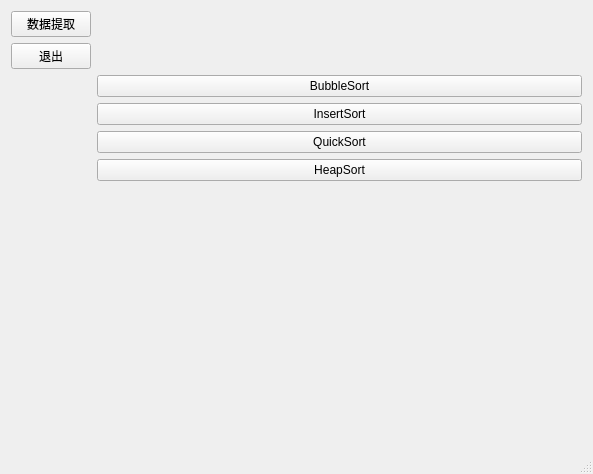
<?xml version="1.0" encoding="UTF-8"?>
<ui version="4.0">
 <class>MainWindow</class>
 <widget class="QMainWindow" name="MainWindow">
  <property name="geometry">
   <rect>
    <x>0</x>
    <y>0</y>
    <width>593</width>
    <height>474</height>
   </rect>
  </property>
  <property name="windowTitle">
   <string>MainWindow</string>
  </property>
  <widget class="QWidget" name="centralWidget">
   <layout class="QVBoxLayout" name="verticalLayout">
    <item>
     <layout class="QFormLayout" name="formLayout">
      <item row="0" column="0">
       <widget class="QPushButton" name="linkButton">
        <property name="cursor">
         <cursorShape>PointingHandCursor</cursorShape>
        </property>
        <property name="text">
         <string>数据提取</string>
        </property>
       </widget>
      </item>
      <item row="2" column="1">
       <widget class="QPushButton" name="bubble">
        <property name="cursor">
         <cursorShape>OpenHandCursor</cursorShape>
        </property>
        <property name="text">
         <string>BubbleSort</string>
        </property>
       </widget>
      </item>
      <item row="3" column="1">
       <widget class="QPushButton" name="insert">
        <property name="cursor">
         <cursorShape>OpenHandCursor</cursorShape>
        </property>
        <property name="text">
         <string>InsertSort</string>
        </property>
       </widget>
      </item>
      <item row="4" column="1">
       <widget class="QPushButton" name="quick">
        <property name="cursor">
         <cursorShape>OpenHandCursor</cursorShape>
        </property>
        <property name="text">
         <string>QuickSort</string>
        </property>
       </widget>
      </item>
      <item row="5" column="1">
       <widget class="QPushButton" name="heap">
        <property name="cursor">
         <cursorShape>OpenHandCursor</cursorShape>
        </property>
        <property name="text">
         <string>HeapSort</string>
        </property>
       </widget>
      </item>
      <item row="1" column="0">
       <widget class="QPushButton" name="quitButton">
        <property name="text">
         <string>退出</string>
        </property>
       </widget>
      </item>
     </layout>
    </item>
   </layout>
  </widget>
  <widget class="QStatusBar" name="statusBar"/>
 </widget>
 <layoutdefault spacing="6" margin="11"/>
 <resources/>
 <connections/>
</ui>
